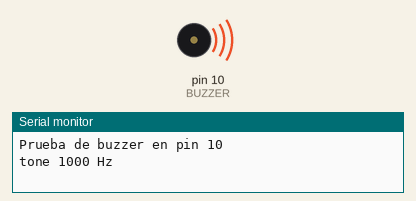
Simulated run of this sketch. Board: Arduino Uno, built with avr-gcc and run on an emulated ATmega328P. Shown: buzzer (waves = sounding), the last lines printed to the serial monitor.

Above: at 0.2 s.
At 4.5 s:
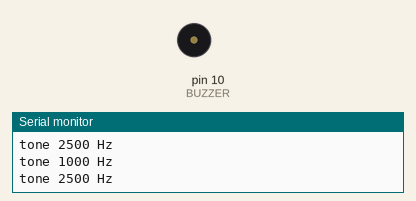
Timing chart, 0 to 5.8 s (numbered marks = the images above):
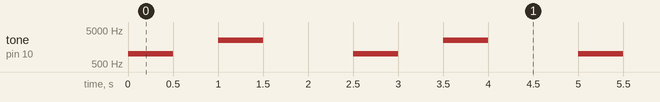

The sketch:

prueba_buzzer.ino
```cpp
// Prueba aislada del buzzer pasivo: sin sensor, solo pitidos.
// Si con esto no suena, el problema es de conexion o del buzzer.

const int BUZZER = 10;

void setup() {
  Serial.begin(115200);
  pinMode(BUZZER, OUTPUT);
  Serial.println("Prueba de buzzer en pin 10");
}

void loop() {
  Serial.println("tone 1000 Hz");
  tone(BUZZER, 1000);
  delay(500);
  noTone(BUZZER);
  delay(500);

  Serial.println("tone 2500 Hz");
  tone(BUZZER, 2500);
  delay(500);
  noTone(BUZZER);
  delay(1000);
}
```

Measured:
- by itself, tone on pin 10 (BUZZER): repeats every 2.5 s: silent 0.50 s, 2500 Hz 0.50 s, silent 1.0 s, 1000 Hz 0.50 s
